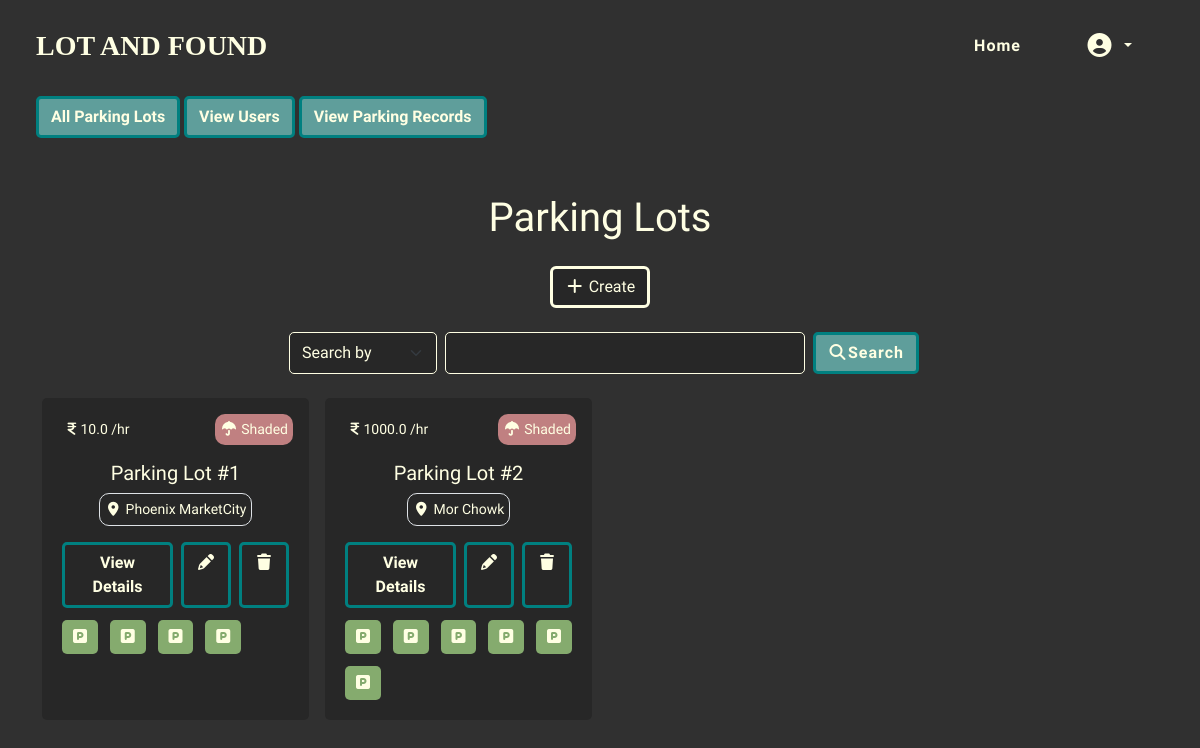
The page /admin (signed in) on the database its author committed.
### models.py (models this page shows)
class Lot(db.Model):
    __tablename__ = 'lot'
    lot_id = db.Column(db.Integer, primary_key=True)
    prime_loc = db.Column(db.String(30), nullable=False)
    address = db.Column(db.String(150), nullable=False)
    pincode = db.Column(db.CHAR(6), nullable=False)
    price_per_hr = db.Column(db.Double(),nullable = False)
    max_spots = db.Column(db.Integer,nullable=False)
    is_shaded = db.Column(db.Boolean, default=False)
    spots = db.relationship('Spot', backref = 'lot', cascade ="all, delete-orphan", lazy=True)

class Spot(db.Model):
    __tablename__ = 'spot'
    spot_id = db.Column(db.Integer, primary_key=True)
    lot_id = db.Column(db.Integer, db.ForeignKey('lot.lot_id', ondelete='CASCADE'), nullable=False)
    status = db.Column(db.CHAR(1), nullable=False, default='a')

### routes.py (the view, shortened to what this page needs)
@app.route('/admin')
@admin_required
def admin():
    parameter = request.args.get('parameter')
    query = request.args.get('query')
    if parameter == 'location':
        lots = Lot.query.filter(Lot.prime_loc.ilike(f'%{query}%')).all()
        return render_template("admin/admin_dashboard.html", lots = lots)
    if parameter == 'price' and query.isdecimal():
        lots = Lot.query.filter(Lot.price_per_hr <= int(query)).all()
        return render_template("admin/admin_dashboard.html", lots = lots)
    lots = Lot.query.all()
    return render_template("admin/admin_dashboard.html", lots = lots)

### routes.py (called while the page is built)
def admin_required(func):
    @wraps(func)
    def inner(*args, **kwargs):
        if 'user_id' not in session:
            flash("Please login first","warning")
            return redirect(url_for('login'))
        user = User.query.get(session['user_id'])
        if not user:
            return redirect(url_for('logout'))
        if user.is_admin == False:
            flash("You are not allowed to access this page","warning")
            return redirect(url_for('home'))
        return func(*args, **kwargs)
    return inner

### templates/admin/admin_dashboard.html (shortened to what this page needs)
{% extends "base.html" %}
{% block content %}
{% include "admin/admin_nav.html" %}
<div class="container my-5">
<h1 class="display-6 my-display my-4">Parking Lots</h1>
    <div class="d-flex justify-content-center"><a class="btn my-btn-alt" href="{{ url_for('add_lot') }}"><i class="fas fa-plus"></i> Create</a></div>
    {%include 'search_bar.html' with context %}
<div class="row g-3">
    {% if lots|length == 0 %}
    <h3 class="my-display my-4 text-center">No Lots Found</h3>
    {% else %}
    {% for lot in lots %}
    <div class="col-12 col-sm-6 col-lg-4 col-xl-3">
        <div class="lot-card h-100 p-3">
            <div class="lot-details">
            {% if lot.price_per_hr == 0 %}
             <small class="d-block mb-3 price"><i class="fa-solid fa-indian-rupee-sign" style="color: #ffffe3;"></i> FREE </small>
            {% else %}
             <small class="d-block mb-3 price"><i class="fa-solid fa-indian-rupee-sign" style="color: #ffffe3;"></i>{{lot.price_per_hr}} /hr </small>
            {% endif %}
            {% if lot.is_shaded == true %}
             <small class="d-block mb-3 shaded"><i class="fa-solid fa-umbrella" style="color: #ffffe3;"></i> Shaded </small>
            {% else %}
             <small class="d-block mb-3 open"><i class="fa-solid fa-cloud-sun-rain" style="color: #ffffe3;"></i> Open </small>
            {% endif %}
            </div>
             <h5 class="text-center">Parking Lot #{{lot.lot_id}}</h5>
             <small class="d-block mb-3 loc border"><i class="fa-solid fa-location-dot" style="color: #ffffe3;"></i> {{lot.prime_loc}}</small>
            <div class="text-center mb-2 lot-btn">
                <a class="btn my-btn mx-1" href="{{ url_for('view_lot', lot_id = lot.lot_id) }}">View Details</a>
                <a class="btn my-btn mx-1" href="{{ url_for('edit_lot', lot_id = lot.lot_id) }}"><i class="fas fa-pencil-alt"></i></a>
                <a class="btn my-btn mx-1" href="{{ url_for('delete_lot', lot_id = lot.lot_id)}}"><i class="fas fa-trash"></i></a>
            </div>
            <div class="row row-cols-5 gx-1 gy-1">
                {% for spot in lot.spots %}
                <div class="col text-center">
                    {% if spot.status == 'a' %}
                        <a class="spot a d-block m-1" href="{{ url_for('spot_details', spot_id = spot.spot_id, lot_id = spot.lot_id)}}"><i class="fa-solid fa-square-parking" style="color: #ffffe3;"></i></a>
                    {% else %}
                        <a class="spot o d-block m-1" href="{{ url_for('spot_details', spot_id = spot.spot_id, lot_id = spot.lot_id)}}"><i class="fa-solid fa-square-parking" style="color: #ffffe3;"></i></a>
                    {% endif %}
                    </div>
                {% endfor %}
            </div>
        </div>
    </div>
    {% endfor %}
    {% endif %}
</div>
</div>
{% endblock %}

### static/style.css (style rules this page uses)
* { margin:0px; padding:0px; }
body { font-family: 'Reddit Sans Condensed'; background: #303030; min-height:100vh; color:#ffffe3; }
.my-display { font-family:'Jua'; justify-self: center; }
.my-btn, .my-btn-alt:hover { color: #ffffe3; font-weight: bold; background-color: #5F9E9B; border-radius: 5px; border-color: #008080; border-width: 3px; }
.my-btn-alt,.my-btn:hover { background-color: #272727; color: #ffffe3; border-color: #ffffe3; border-width: 3px; }
.spot { text-decoration: none; color:#ffffe3; border-radius: 5px; padding: 5px 0px; }
.lot-btn { margin:auto; justify-content: center; display:flex; justify-self: center; }
.lot-details { display:flex; justify-content: space-between; gap:1rem; }
.lot-card .my-btn { background-color: #272727; border-color: #008080; }
.a { background-color: #b6ef93a9; }
.lot-card { background-color: #272727; border-radius: 5px; justify-content: center !important; }
a, a:visited { color: #ffffe3; text-decoration: none; }
.shaded { background-color: #C08081; padding:5px; border-radius: 10px; width:fit-content; justify-self: end; }
.loc { padding:5px; border-radius: 10px; width: fit-content; justify-self: center; }
.price { padding:5px; border-radius: 10px; width: fit-content; justify-self: center; }

### rows shown on the page
Lot: price_per_hr "10.0", is_shaded True (drawn), lot_id "1", prime_loc "Phoenix MarketCity"
Lot: price_per_hr "1000.0", is_shaded True (drawn), lot_id "2", prime_loc "Mor Chowk"
